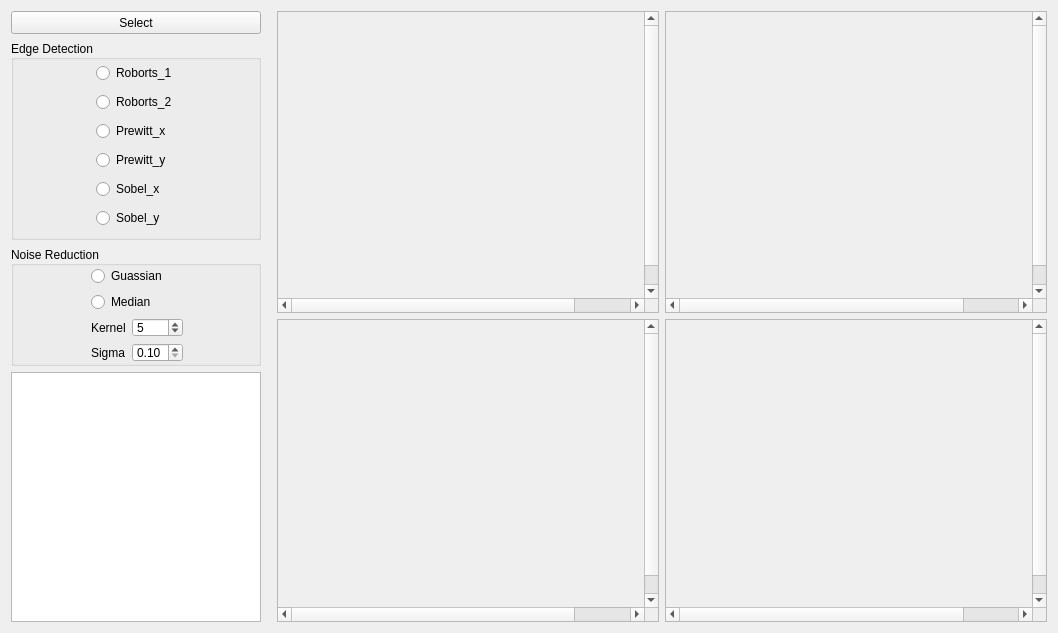
<?xml version="1.0" encoding="UTF-8"?>
<ui version="4.0">
 <class>filter</class>
 <widget class="QWidget" name="filter">
  <property name="windowModality">
   <enum>Qt::NonModal</enum>
  </property>
  <property name="geometry">
   <rect>
    <x>0</x>
    <y>0</y>
    <width>1058</width>
    <height>626</height>
   </rect>
  </property>
  <property name="sizePolicy">
   <sizepolicy hsizetype="Preferred" vsizetype="Preferred">
    <horstretch>0</horstretch>
    <verstretch>0</verstretch>
   </sizepolicy>
  </property>
  <property name="windowTitle">
   <string>Form</string>
  </property>
  <layout class="QFormLayout" name="formLayout">
   <item row="2" column="1">
    <layout class="QGridLayout" name="gridLayout">
     <item row="1" column="2">
      <widget class="QScrollArea" name="filterArea">
       <property name="widgetResizable">
        <bool>false</bool>
       </property>
       <property name="alignment">
        <set>Qt::AlignCenter</set>
       </property>
       <widget class="QWidget" name="scrollAreaWidgetContents_4">
        <property name="geometry">
         <rect>
          <x>0</x>
          <y>0</y>
          <width>437</width>
          <height>308</height>
         </rect>
        </property>
       </widget>
      </widget>
     </item>
     <item row="1" column="1">
      <widget class="QScrollArea" name="edgeArea">
       <property name="widgetResizable">
        <bool>false</bool>
       </property>
       <property name="alignment">
        <set>Qt::AlignCenter</set>
       </property>
       <widget class="QWidget" name="scrollAreaWidgetContents_5">
        <property name="geometry">
         <rect>
          <x>0</x>
          <y>0</y>
          <width>438</width>
          <height>308</height>
         </rect>
        </property>
       </widget>
      </widget>
     </item>
     <item row="0" column="1">
      <widget class="QScrollArea" name="oriArea">
       <property name="layoutDirection">
        <enum>Qt::LeftToRight</enum>
       </property>
       <property name="widgetResizable">
        <bool>false</bool>
       </property>
       <property name="alignment">
        <set>Qt::AlignCenter</set>
       </property>
       <widget class="QWidget" name="scrollAreaWidgetContents_3">
        <property name="geometry">
         <rect>
          <x>0</x>
          <y>0</y>
          <width>438</width>
          <height>308</height>
         </rect>
        </property>
       </widget>
      </widget>
     </item>
     <item row="0" column="2">
      <widget class="QScrollArea" name="grayArea">
       <property name="widgetResizable">
        <bool>false</bool>
       </property>
       <property name="alignment">
        <set>Qt::AlignCenter</set>
       </property>
       <widget class="QWidget" name="scrollAreaWidgetContents">
        <property name="geometry">
         <rect>
          <x>0</x>
          <y>0</y>
          <width>437</width>
          <height>308</height>
         </rect>
        </property>
       </widget>
      </widget>
     </item>
     <item row="1" column="0">
      <spacer name="horizontalSpacer">
       <property name="orientation">
        <enum>Qt::Horizontal</enum>
       </property>
       <property name="sizeType">
        <enum>QSizePolicy::Fixed</enum>
       </property>
       <property name="sizeHint" stdset="0">
        <size>
         <width>10</width>
         <height>20</height>
        </size>
       </property>
      </spacer>
     </item>
    </layout>
   </item>
   <item row="2" column="0">
    <layout class="QVBoxLayout" name="verticalLayout_3">
     <property name="topMargin">
      <number>0</number>
     </property>
     <item>
      <spacer name="verticalSpacer">
       <property name="orientation">
        <enum>Qt::Vertical</enum>
       </property>
       <property name="sizeType">
        <enum>QSizePolicy::Maximum</enum>
       </property>
       <property name="sizeHint" stdset="0">
        <size>
         <width>20</width>
         <height>1260</height>
        </size>
       </property>
      </spacer>
     </item>
     <item>
      <widget class="QPushButton" name="select_img">
       <property name="minimumSize">
        <size>
         <width>74</width>
         <height>23</height>
        </size>
       </property>
       <property name="maximumSize">
        <size>
         <width>250</width>
         <height>23</height>
        </size>
       </property>
       <property name="text">
        <string>Select</string>
       </property>
      </widget>
     </item>
     <item>
      <widget class="QGroupBox" name="edge">
       <property name="minimumSize">
        <size>
         <width>120</width>
         <height>200</height>
        </size>
       </property>
       <property name="maximumSize">
        <size>
         <width>250</width>
         <height>200</height>
        </size>
       </property>
       <property name="title">
        <string>Edge Detection</string>
       </property>
       <property name="alignment">
        <set>Qt::AlignLeading|Qt::AlignLeft|Qt::AlignVCenter</set>
       </property>
       <widget class="QWidget" name="">
        <property name="geometry">
         <rect>
          <x>0</x>
          <y>20</y>
          <width>251</width>
          <height>171</height>
         </rect>
        </property>
        <layout class="QHBoxLayout" name="horizontalLayout_2">
         <item>
          <spacer name="horizontalSpacer_5">
           <property name="orientation">
            <enum>Qt::Horizontal</enum>
           </property>
           <property name="sizeHint" stdset="0">
            <size>
             <width>40</width>
             <height>20</height>
            </size>
           </property>
          </spacer>
         </item>
         <item>
          <layout class="QVBoxLayout" name="verticalLayout">
           <property name="leftMargin">
            <number>20</number>
           </property>
           <property name="rightMargin">
            <number>20</number>
           </property>
           <item>
            <widget class="QRadioButton" name="robortsButton">
             <property name="text">
              <string>Roborts_1</string>
             </property>
            </widget>
           </item>
           <item>
            <widget class="QRadioButton" name="robortsButton_2">
             <property name="text">
              <string>Roborts_2</string>
             </property>
            </widget>
           </item>
           <item>
            <widget class="QRadioButton" name="prewittButton">
             <property name="text">
              <string>Prewitt_x</string>
             </property>
            </widget>
           </item>
           <item>
            <widget class="QRadioButton" name="prewittButton_2">
             <property name="text">
              <string>Prewitt_y</string>
             </property>
            </widget>
           </item>
           <item>
            <widget class="QRadioButton" name="sobelButton">
             <property name="text">
              <string>Sobel_x</string>
             </property>
            </widget>
           </item>
           <item>
            <widget class="QRadioButton" name="sobelButton2">
             <property name="text">
              <string>Sobel_y</string>
             </property>
            </widget>
           </item>
          </layout>
         </item>
         <item>
          <spacer name="horizontalSpacer_4">
           <property name="orientation">
            <enum>Qt::Horizontal</enum>
           </property>
           <property name="sizeHint" stdset="0">
            <size>
             <width>40</width>
             <height>20</height>
            </size>
           </property>
          </spacer>
         </item>
        </layout>
       </widget>
      </widget>
     </item>
     <item>
      <widget class="QGroupBox" name="blur">
       <property name="minimumSize">
        <size>
         <width>120</width>
         <height>120</height>
        </size>
       </property>
       <property name="maximumSize">
        <size>
         <width>250</width>
         <height>120</height>
        </size>
       </property>
       <property name="layoutDirection">
        <enum>Qt::LeftToRight</enum>
       </property>
       <property name="autoFillBackground">
        <bool>false</bool>
       </property>
       <property name="title">
        <string>Noise Reduction</string>
       </property>
       <property name="alignment">
        <set>Qt::AlignLeading|Qt::AlignLeft|Qt::AlignVCenter</set>
       </property>
       <widget class="QWidget" name="">
        <property name="geometry">
         <rect>
          <x>0</x>
          <y>20</y>
          <width>251</width>
          <height>96</height>
         </rect>
        </property>
        <layout class="QHBoxLayout" name="horizontalLayout">
         <item>
          <spacer name="horizontalSpacer_2">
           <property name="orientation">
            <enum>Qt::Horizontal</enum>
           </property>
           <property name="sizeHint" stdset="0">
            <size>
             <width>40</width>
             <height>20</height>
            </size>
           </property>
          </spacer>
         </item>
         <item>
          <layout class="QVBoxLayout" name="verticalLayout_2">
           <item>
            <widget class="QRadioButton" name="gaussianButton">
             <property name="text">
              <string>Guassian</string>
             </property>
            </widget>
           </item>
           <item>
            <widget class="QRadioButton" name="medianButton">
             <property name="text">
              <string>Median</string>
             </property>
            </widget>
           </item>
           <item>
            <layout class="QGridLayout" name="gridLayout_2">
             <item row="0" column="0">
              <widget class="QLabel" name="label">
               <property name="maximumSize">
                <size>
                 <width>50</width>
                 <height>16777215</height>
                </size>
               </property>
               <property name="text">
                <string>Kernel</string>
               </property>
              </widget>
             </item>
             <item row="1" column="0">
              <widget class="QLabel" name="label_2">
               <property name="text">
                <string>Sigma</string>
               </property>
              </widget>
             </item>
             <item row="0" column="1">
              <widget class="QSpinBox" name="spinBox">
               <property name="minimum">
                <number>1</number>
               </property>
               <property name="maximum">
                <number>9</number>
               </property>
               <property name="singleStep">
                <number>2</number>
               </property>
               <property name="value">
                <number>5</number>
               </property>
              </widget>
             </item>
             <item row="1" column="1">
              <widget class="QDoubleSpinBox" name="doubleSpinBox">
               <property name="minimum">
                <double>0.100000000000000</double>
               </property>
               <property name="maximum">
                <double>3.000000000000000</double>
               </property>
               <property name="singleStep">
                <double>0.200000000000000</double>
               </property>
              </widget>
             </item>
            </layout>
           </item>
          </layout>
         </item>
         <item>
          <spacer name="horizontalSpacer_3">
           <property name="orientation">
            <enum>Qt::Horizontal</enum>
           </property>
           <property name="sizeHint" stdset="0">
            <size>
             <width>40</width>
             <height>20</height>
            </size>
           </property>
          </spacer>
         </item>
        </layout>
       </widget>
      </widget>
     </item>
     <item>
      <widget class="QTableView" name="tableView">
       <property name="minimumSize">
        <size>
         <width>250</width>
         <height>250</height>
        </size>
       </property>
       <property name="maximumSize">
        <size>
         <width>250</width>
         <height>250</height>
        </size>
       </property>
       <property name="verticalScrollBarPolicy">
        <enum>Qt::ScrollBarAlwaysOff</enum>
       </property>
       <property name="horizontalScrollBarPolicy">
        <enum>Qt::ScrollBarAlwaysOff</enum>
       </property>
       <property name="autoScroll">
        <bool>false</bool>
       </property>
       <property name="editTriggers">
        <set>QAbstractItemView::NoEditTriggers</set>
       </property>
       <property name="iconSize">
        <size>
         <width>30</width>
         <height>30</height>
        </size>
       </property>
       <property name="textElideMode">
        <enum>Qt::ElideMiddle</enum>
       </property>
       <attribute name="horizontalHeaderVisible">
        <bool>false</bool>
       </attribute>
       <attribute name="horizontalHeaderDefaultSectionSize">
        <number>50</number>
       </attribute>
       <attribute name="horizontalHeaderHighlightSections">
        <bool>false</bool>
       </attribute>
       <attribute name="horizontalHeaderMinimumSectionSize">
        <number>30</number>
       </attribute>
       <attribute name="verticalHeaderVisible">
        <bool>false</bool>
       </attribute>
       <attribute name="verticalHeaderDefaultSectionSize">
        <number>50</number>
       </attribute>
       <attribute name="verticalHeaderMinimumSectionSize">
        <number>30</number>
       </attribute>
      </widget>
     </item>
     <item>
      <spacer name="verticalSpacer_2">
       <property name="orientation">
        <enum>Qt::Vertical</enum>
       </property>
       <property name="sizeType">
        <enum>QSizePolicy::Expanding</enum>
       </property>
       <property name="sizeHint" stdset="0">
        <size>
         <width>20</width>
         <height>1260</height>
        </size>
       </property>
      </spacer>
     </item>
    </layout>
   </item>
  </layout>
 </widget>
 <resources/>
 <connections/>
</ui>
